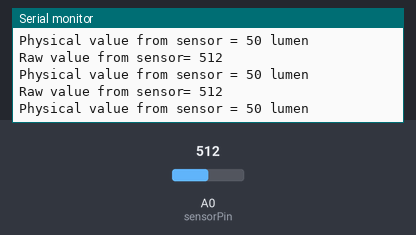
Simulated run of this sketch. Board: Arduino Uno, built with avr-gcc and run on an emulated ATmega328P. Shown: the last lines printed to the serial monitor. Inputs (shaded band) come from the test bench; at power-on: A0 (sensorPin) = 512.

Above: at 1.3 s.
1.4 s: A0 (sensorPin) set to 716
At 1.83 s:
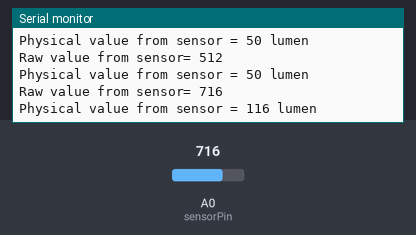
2.9 s: A0 (sensorPin) set to 900
At 3.34 s:
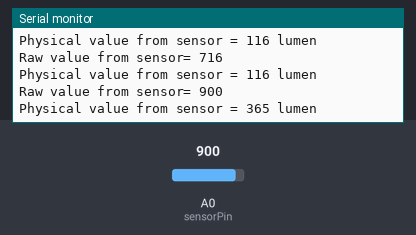
Timing chart, 0 to 5.9 s (numbered marks = the images above; inputs shaded):
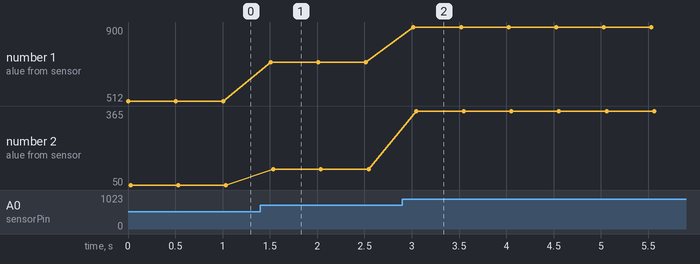

The sketch:

LDR_Basic.ino
```cpp
/* Photocell reading program */
// Constants
#define DELAY 500 // Delay between two measurements in ms
#define VIN 5 // V power voltage
#define R 10000 //ohm resistance value

// Parameters
const int sensorPin = A0; // Pin connected to sensor

//Variables
int sensorVal; // Analog value from the sensor
int lux; //Lux value

void setup(void) {
  Serial.begin(9600);
}

void loop(void) {
  sensorVal = analogRead(sensorPin);
  lux=sensorRawToPhys(sensorVal);
  Serial.print("Raw value from sensor= ");
  Serial.println(sensorVal); // the analog reading
  Serial.print("Physical value from sensor = ");
  Serial.print(lux); // the analog reading
  Serial.println(" lumen"); // the analog reading
  delay(DELAY);
}

int sensorRawToPhys(int raw){
  // Conversion rule
  float Vout = float(raw) * (VIN / float(1023));// Conversion analog to voltage
  float RLDR = (R * (VIN - Vout))/Vout; // Conversion voltage to resistance
  int phys=500/(RLDR/1000); // Conversion resitance to lumen
  return phys;
}
```

Measured:
- after the input at 1.4 s, the serial monitor: prints a new line after 0.11 s (image 1)
- after the input at 2.9 s, the serial monitor: prints a new line after 0.12 s (image 2)
- plotted number 1: 512 → 716 after the input at 1.4 s, 716 → 900 after the input at 2.9 s
- plotted number 2: 50 → 116 after the input at 1.4 s, 116 → 365 after the input at 2.9 s
